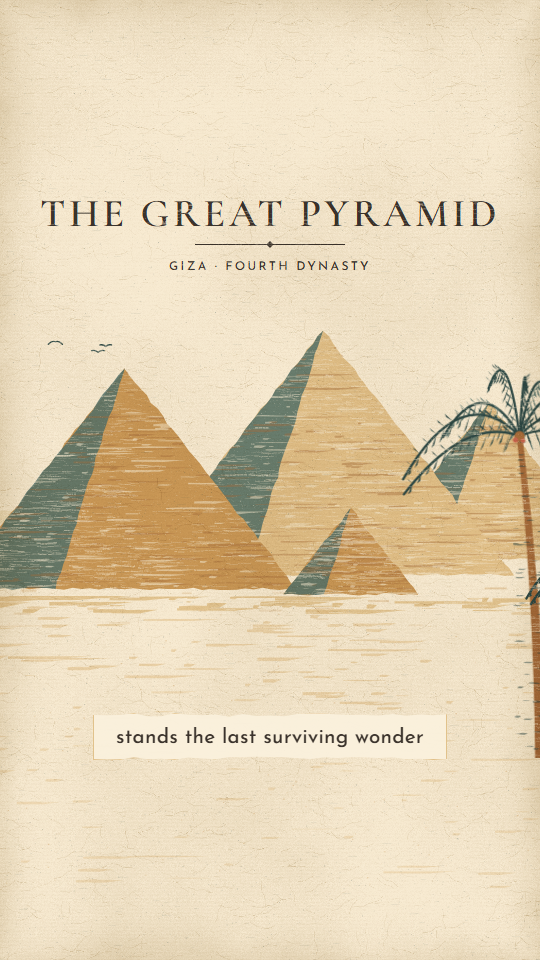
#> input picture neokemet-studio/docs/visual-regression/2026-11-16/original-great-pyramid/s01.png, 540 x 960 px, found by its file name; its folder holds only this picture in this run
$ python make-phase2-sheets.py original-great-pyramid/s01.png
#> lines starting #> are read from the running program, lines starting #| are printed output that depends on the picture
"""Contact sheets for the phase-2 review. Usage: final_sheets.py <docs dir>"""
import sys
from PIL import Image, ImageDraw, ImageFont

D = sys.argv[1]


def font(size, bold=False):
    for name in (["arialbd.ttf"] if bold else []) + ["arial.ttf", "DejaVuSans.ttf"]:
        try:
            return ImageFont.truetype(name, size)
        except OSError:
            pass
    return ImageFont.load_default()


def sheet(out, title, rows, cell):
#> called with out = '03-phase2-construction-vs-original.png', cell = (270, 480)
    cw, ch = cell
    pad, lab, head, cap = 16, 34, 64, 26
    cols = max(len(r[1]) for r in rows)
    W = pad + cols * (cw + pad)
    H = head + sum(lab + ch + cap + pad for _ in rows) + pad
    im = Image.new("RGB", (W, H), "#FFFFFF")
#> im: PIL image 1160x2304 RGB; every value is 255
    d = ImageDraw.Draw(im)
    d.text((pad, 18), title, fill="#1d1d1d", font=font(26, True))
    y = head
    for label, cells in rows:
        d.text((pad, y + 6), label, fill="#333333", font=font(19, True))
        y += lab
        for i, (path, caption) in enumerate(cells):
            x = pad + i * (cw + pad)
            pic = Image.open(f"{D}/{path}").convert("RGB").resize((cw, ch), Image.LANCZOS)
            im.paste(pic, (x, y))
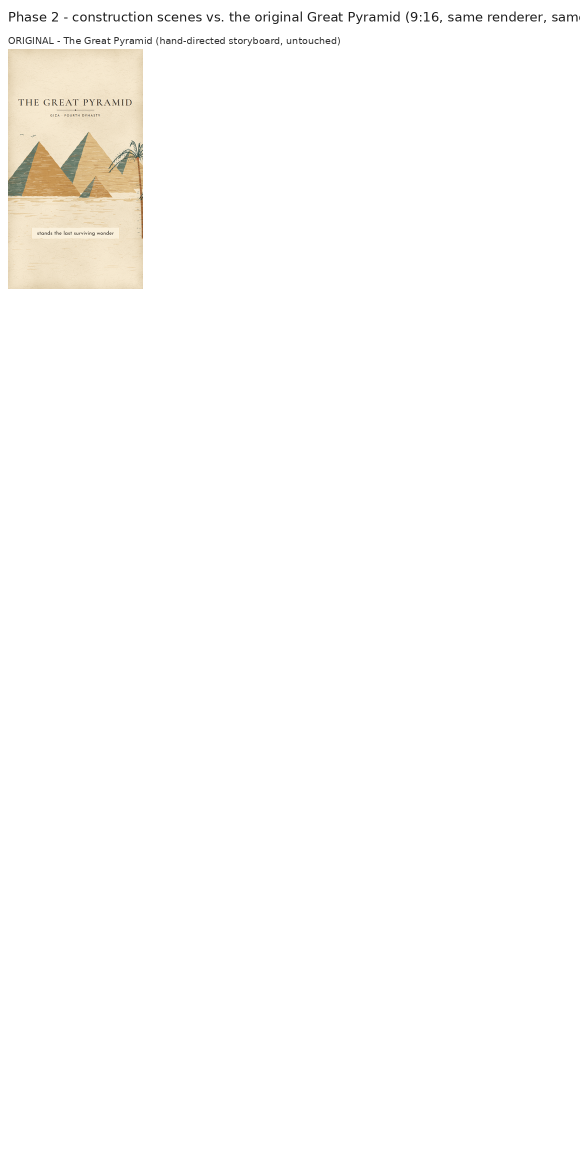
#> im: PIL image 1160x2304 RGB (shown at 1/2 size); mean R, G, B 253, 252.2, 250.8
            d.rectangle([x, y, x + cw - 1, y + ch - 1], outline="#BBBBBB")
            d.text((x + 2, y + ch + 5), caption, fill="#555555", font=font(14))
        y += ch + cap + pad
    im.save(f"{D}/{out}")
    print(f"{D}/{out}", im.size)


V = (270, 480)
Hh = (480, 270)
orig = [(f"original-great-pyramid/s0{i}.png", c) for i, c in [(1, "s01 title"), (2, "s02 characters"), (5, "s05 landscape"), (7, "s07 landscape")]]
#> (the run stopped early here; a loop or call above may not have finished)
